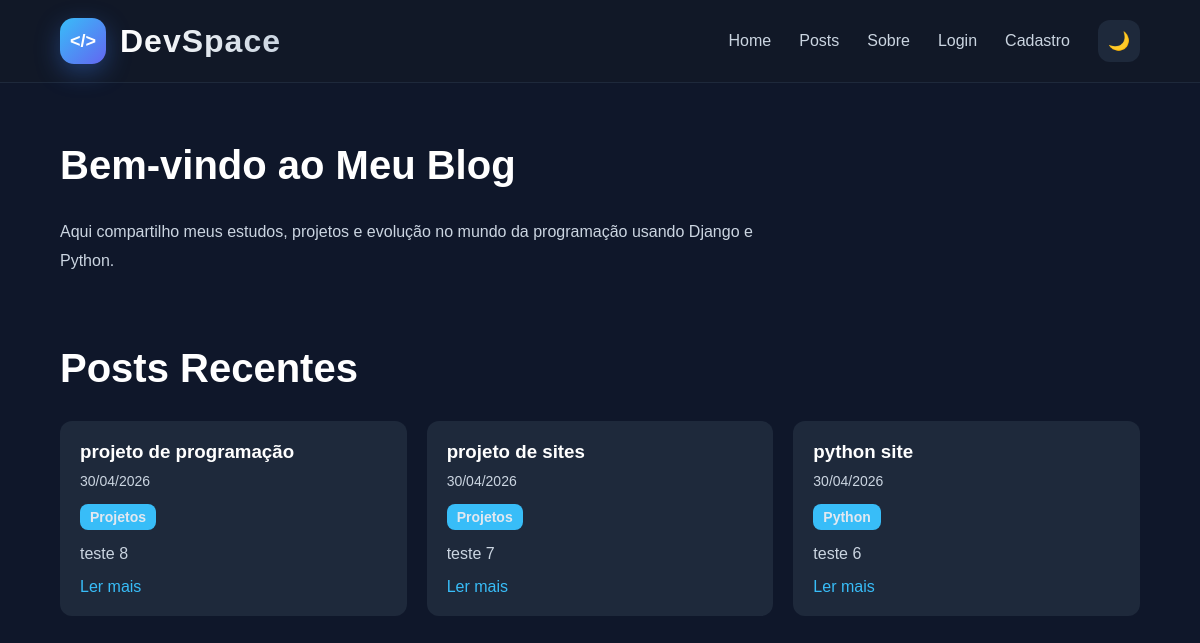
The app's page /, older data.
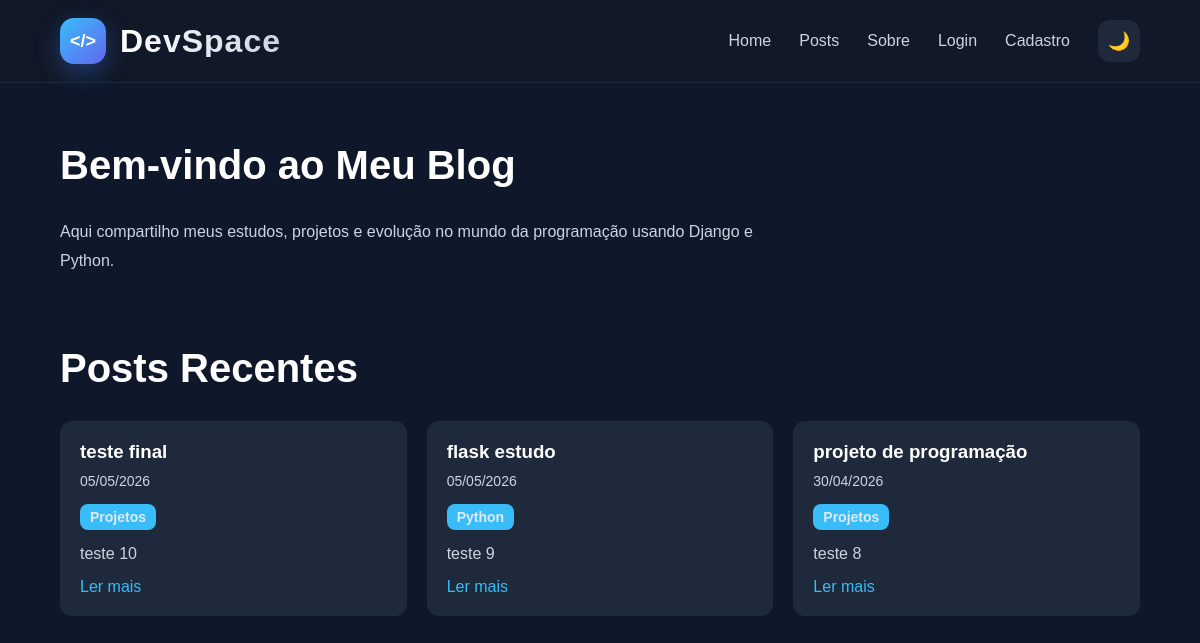
The same page, newer data.
### blog/models.py (models this page shows, shortened)
class Post(models.Model):
    titulo = models.CharField(
        max_length=200
    )
    conteudo = models.TextField()
    data_criacao = models.DateTimeField(
        auto_now_add=True
    )
    slug = models.SlugField(
        unique=True
    )
    categoria = models.ForeignKey(
        Categoria,
        on_delete=models.CASCADE,
        null=True,
        blank=True
    )
    likes = models.ManyToManyField(
        User,
        related_name='liked_posts',
        blank=True
    )
    imagem = models.ImageField(
        upload_to='posts/',
        null=True,
        blank=True
    )

class Categoria(models.Model):
    nome = models.CharField(
        max_length=100
    )

### blog/views.py (the view)
# urls.py: 2. Add a URL to urlpatterns:  path('', views.home, name='home')
def home(request):
    posts = Post.objects.order_by(
        '-data_criacao'
    )[:3]
    return render(
        request,
        'home.html',
        {
            'posts': posts
        }
    )

### blog/templates/home.html (shortened to what this page needs)
{% extends 'base.html' %}
{% block content %}
<section class="hero">
    <h2 class="section-title">
        Bem-vindo ao Meu Blog
    </h2>
    <p class="hero-text">
        Aqui compartilho meus estudos,
        projetos e evolução no mundo da programação
        usando Django e Python.
    </p>
</section>
<section>
    <h2 class="section-title">
        Posts Recentes
    </h2>
    <div class="posts-grid">
        {% for post in posts %}
        <div class="post-card">
            <h3>
                {{ post.titulo }}
            </h3>
            <p class="post-date">
                {{ post.data_criacao|date:"d/m/Y" }}
            </p>
            <a class="post-category" href="/posts/?categoria={{ post.categoria.nome }}">
                {{ post.categoria.nome }}
            </a>
            <p>
                {{ post.conteudo|truncatewords:20 }}
            </p>
            <a href="/post/{{ post.slug }}/">
                Ler mais
            </a>
        </div>
        {% endfor %}
    </div>
</section>
{% endblock %}

Row changes from the older to the newer data that the page shows:
no longer on this page (row unchanged): Post: titulo "projeto de sites", data_criacao "30/04/2026", categoria.nome "Projetos", conteudo "teste 7"
no longer on this page (row unchanged): Post: titulo "python site", data_criacao "30/04/2026", categoria.nome "Python", conteudo "teste 6"
added Post: titulo "teste final", data_criacao "05/05/2026", categoria.nome "Projetos", conteudo "teste 10"
added Post: titulo "flask estudo", data_criacao "05/05/2026", categoria.nome "Python", conteudo "teste 9"
